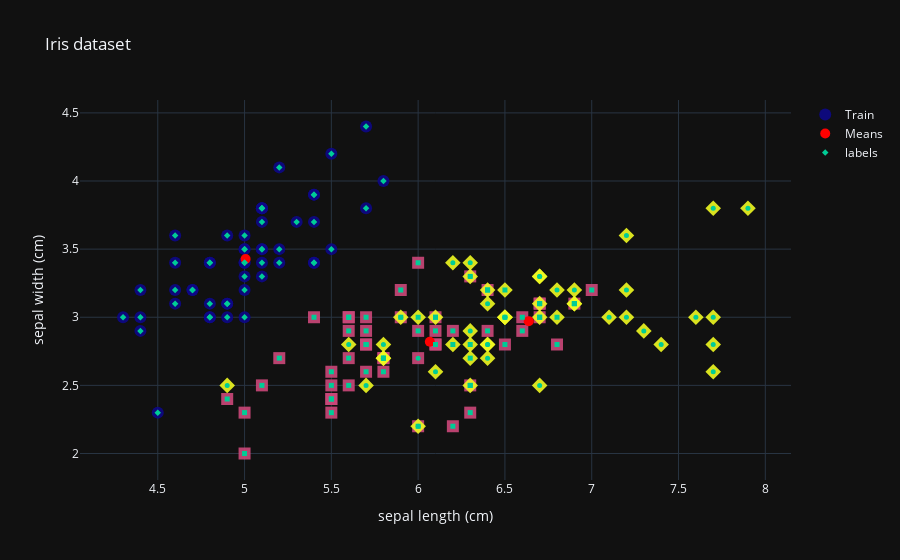

Write notebook code for a chart like this one.
### Code cell
fig = go.Figure([
    go.Scatter(x=dataset['sepal length (cm)'], y=dataset['sepal width (cm)'], name='Train', mode='markers',
                marker=dict(color=dataset['target'], size=12, symbol=dataset['target'], opacity=0.9)),
    go.Scatter(x=gmm.means_[:,0], y=gmm.means_[:,1], name='Means', mode='markers', 
                marker=dict(size=10, color='red')),
    go.Scatter(x=dataset['sepal length (cm)'], y=dataset['sepal width (cm)'], name='labels', mode='markers', 
                marker=dict(size=5, symbol=labels)),
])
fig.update_layout(title='Iris dataset', xaxis_title='sepal length (cm)', yaxis_title='sepal width (cm)', template='plotly_dark')
fig.show()

### Figure 1 — Plotly figure (JSON) as saved in the notebook; plotly's stock layout.template omitted (floating-point values rounded to 4 significant figures; data arrays with more than 128 entries replaced by an {"elided": "..."} marker saying what was removed)
{"data": [{"marker": {"color": {"elided": "150 int values"}, "opacity": 0.9, "size": 12, "symbol": {"elided": "150 int values"}}, "mode": "markers", "name": "Train", "type": "scatter", "x": {"elided": "150 float values"}, "y": {"elided": "150 float values"}}, {"marker": {"color": "red", "size": 10}, "mode": "markers", "name": "Means", "type": "scatter", "x": [6.637, 6.067, 5.006], "y": [2.971, 2.82, 3.428]}, {"marker": {"size": 5, "symbol": {"elided": "150 int values"}}, "mode": "markers", "name": "labels", "type": "scatter", "x": {"elided": "150 float values"}, "y": {"elided": "150 float values"}}], "layout": {"title": {"text": "Iris dataset"}, "xaxis": {"title": {"text": "sepal length (cm)"}}, "yaxis": {"title": {"text": "sepal width (cm)"}}}}
